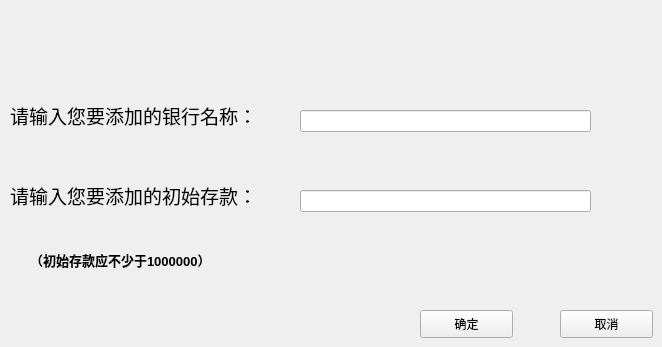
    <widget class="QWidget" name="page_18">
     <widget class="QLabel" name="label_70">
      <property name="geometry">
       <rect>
        <x>10</x>
        <y>90</y>
        <width>291</width>
        <height>51</height>
       </rect>
      </property>
      <property name="text">
       <string>&lt;html&gt;&lt;head/&gt;&lt;body&gt;&lt;p&gt;&lt;span style=&quot; font-size:14pt;&quot;&gt;请输入您要添加的银行名称：&lt;/span&gt;&lt;/p&gt;&lt;/body&gt;&lt;/html&gt;</string>
      </property>
     </widget>
     <widget class="QLineEdit" name="getbankname">
      <property name="geometry">
       <rect>
        <x>300</x>
        <y>110</y>
        <width>291</width>
        <height>22</height>
       </rect>
      </property>
     </widget>
     <widget class="QPushButton" name="bankrege">
      <property name="geometry">
       <rect>
        <x>420</x>
        <y>310</y>
        <width>93</width>
        <height>28</height>
       </rect>
      </property>
      <property name="text">
       <string>确定</string>
      </property>
     </widget>
     <widget class="QPushButton" name="returntof_lt">
      <property name="geometry">
       <rect>
        <x>560</x>
        <y>310</y>
        <width>93</width>
        <height>28</height>
       </rect>
      </property>
      <property name="text">
       <string>取消</string>
      </property>
     </widget>
     <widget class="QLabel" name="label_74">
      <property name="geometry">
       <rect>
        <x>10</x>
        <y>170</y>
        <width>291</width>
        <height>51</height>
       </rect>
      </property>
      <property name="text">
       <string>&lt;html&gt;&lt;head/&gt;&lt;body&gt;&lt;p&gt;&lt;span style=&quot; font-size:14pt;&quot;&gt;请输入您要添加的初始存款：&lt;/span&gt;&lt;/p&gt;&lt;/body&gt;&lt;/html&gt;</string>
      </property>
     </widget>
     <widget class="QLineEdit" name="getodepo">
      <property name="geometry">
       <rect>
        <x>300</x>
        <y>190</y>
        <width>291</width>
        <height>22</height>
       </rect>
      </property>
     </widget>
     <widget class="QLabel" name="label_78">
      <property name="geometry">
       <rect>
        <x>30</x>
        <y>250</y>
        <width>251</width>
        <height>21</height>
       </rect>
      </property>
      <property name="text">
       <string>&lt;html&gt;&lt;head/&gt;&lt;body&gt;&lt;p&gt;&lt;span style=&quot; font-size:10pt; font-weight:600;&quot;&gt;（初始存款应不少于1000000）&lt;/span&gt;&lt;/p&gt;&lt;/body&gt;&lt;/html&gt;</string>
      </property>
     </widget>
    </widget>
